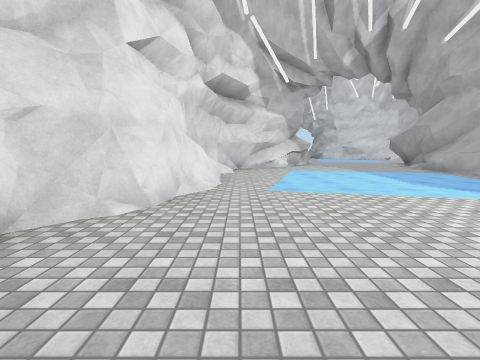
view 1 (above)

17 first-person views from a walk through a 3-D level made in the Unity game engine. The camera is 1.3 m above the floor, tilts 6° down and sees 85° across. The floor is counted in squares, 2 m on a side. Each view is taken from the middle of a square. On the plan, view 1 faces up. The plan holds only what a view shows up to about 9 squares ahead; the rest is blank. The place goes on beyond the plan. Surface patterns are stand-ins for the level's own textures.

view 2
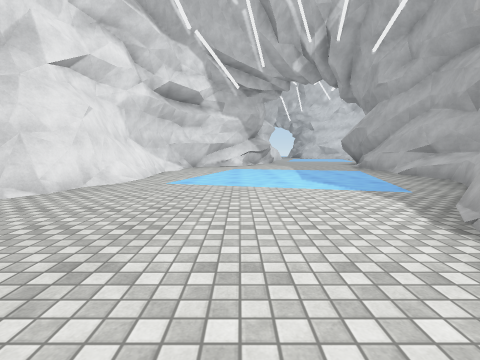

view 3
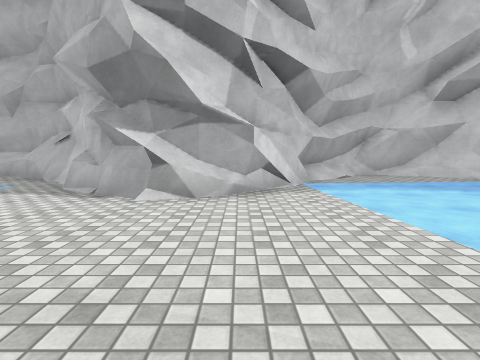

view 4
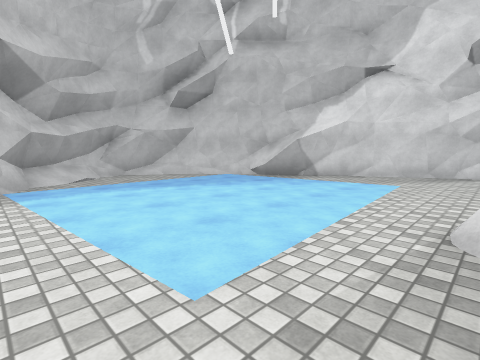

view 5
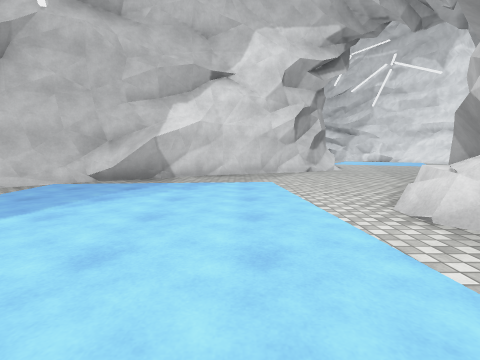

view 6
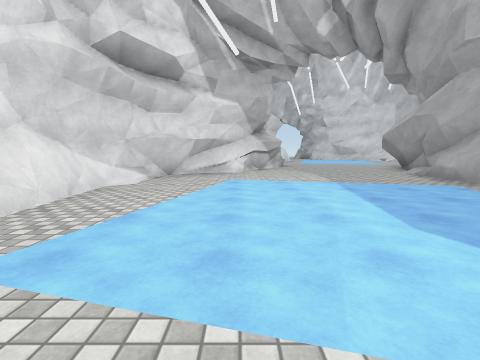

view 7
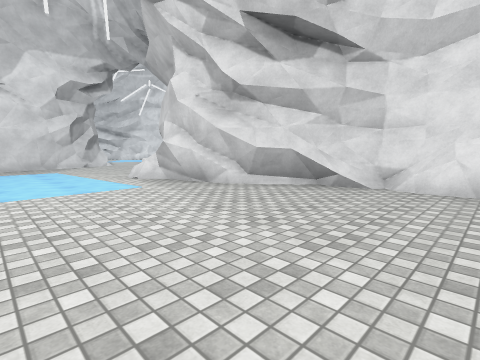

view 8
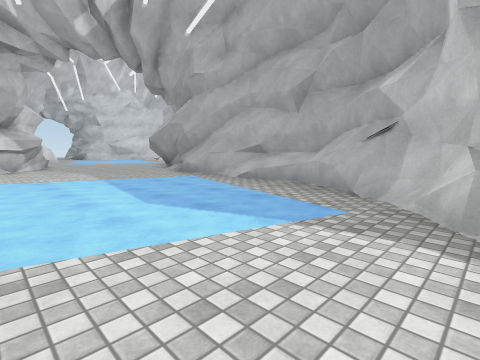

view 9
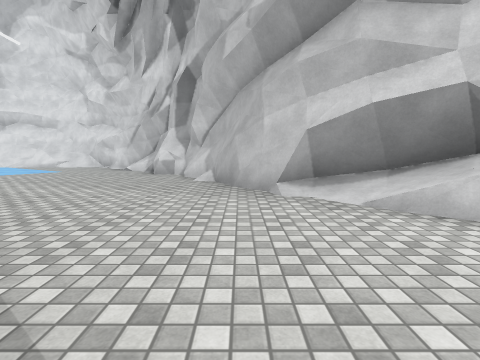

view 10
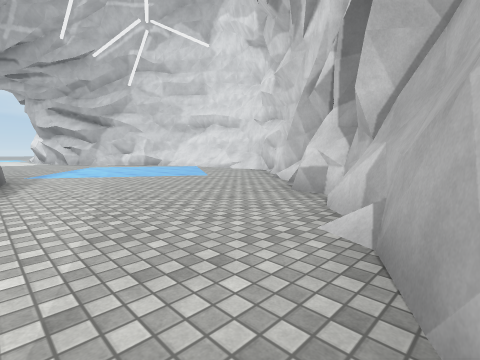

view 11
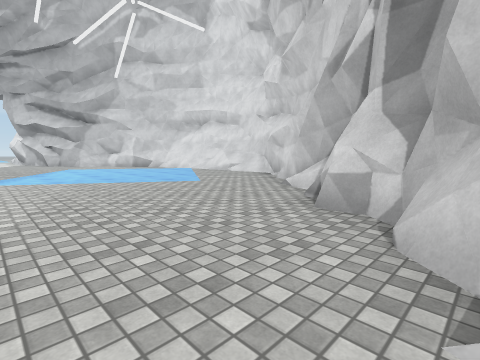

view 12
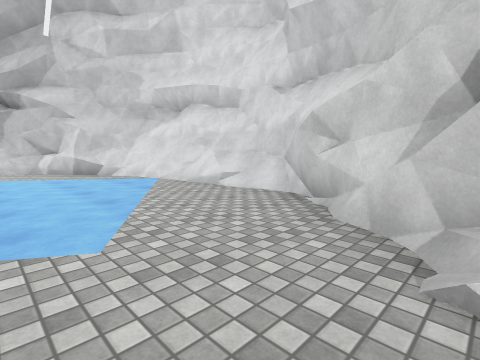

view 13
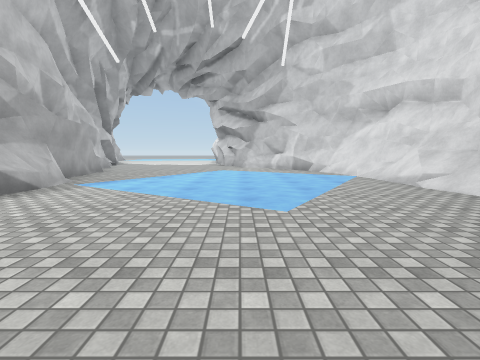

view 14
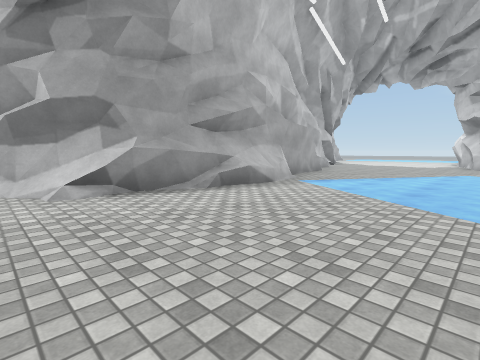

view 15
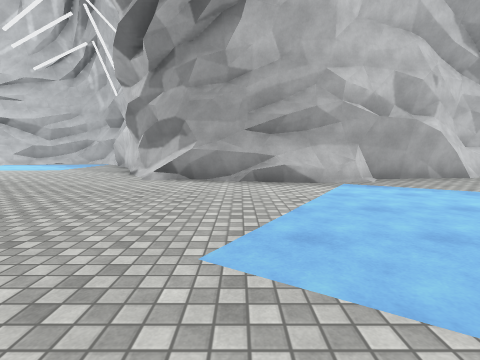

view 16
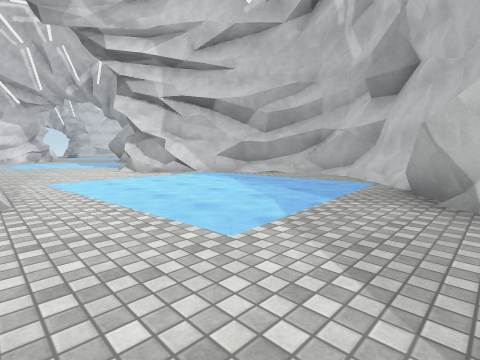

view 17
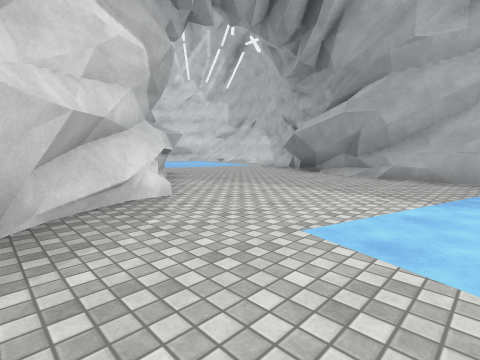

### Floor plan
Key: @ floor where view 1 was taken; # wall or solid block; . floor; / step, stairs or slope; = window, fence, low wall or low ledge; ^ raised ledge.
Columns run from 10 left of view 1 to 8 right of it. Each row starts with its distance up from view 1.
 13             .#....#
 12            #^.....#
 11           #.......#
 10          .#......#.
  9          #.......#
  8          #.......#
  7          #.......^.
  6          #.......^^
  5          #.......^^
  4          #......##.
  3         #.......#
  2         #......##
  1         #.....##
  0         #.@...#
 -1         ##....#.
 -2          #.....##
 -3          #.......#
 -4           #......#.
 -5         .#=.......#
 -6         #=.......##
 -7         #.......##
 -8       .#......#^#
 -9      ##......##.
-10     #......###
-11    #.....###
-12   #......#
-13  #......#.
-14 .#......#
-15 /.......#
-16 /.......#
-17 #.......#
-18 #.......#
-19 ##.......#
-20  ##......#

Positions as (right, up) in squares from view 1, and headings:
1: (0, 0), facing up
2: (2, -1), facing up
3: (0, -1), facing right
4: (0, -2), facing down-right
5: (2, -2), facing down
6: (2, 3), facing up
7: (3, 2), facing down-left
8: (2, 2), facing up-right
9: (2, -8), facing left
10: (-2, -8), facing down-left
11: (-3, -9), facing down-left
12: (-6, -12), facing down-left
13: (-6, -11), facing down
14: (-6, -11), facing down-right
15: (-8, -14), facing right
16: (0, -9), facing up-right
17: (0, 8), facing up-right
